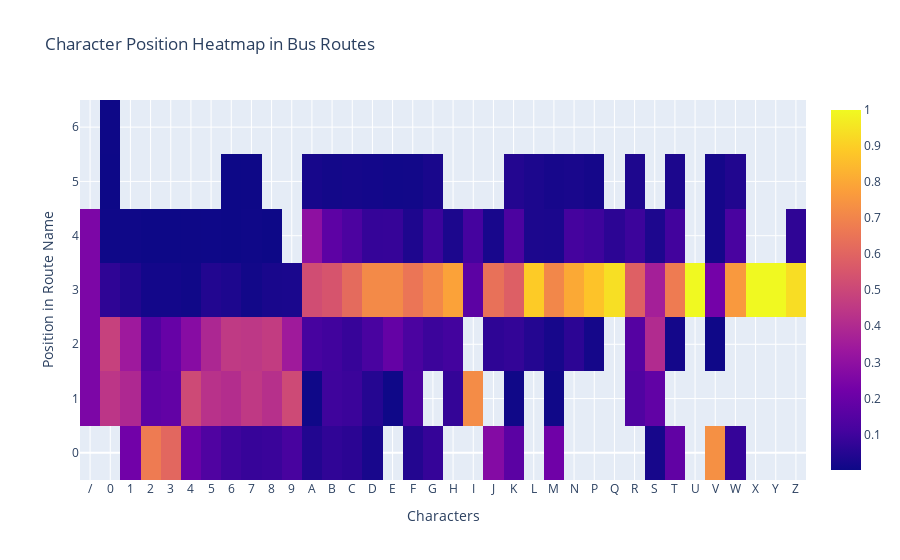

Source (notebook cell):
### Code cell
fig = go.Figure()
fig.add_trace(go.Heatmap(z=character_position_prob_per_char, x=unique_characters))
fig.update_layout(
    title="Character Position Heatmap in Bus Routes",
    xaxis_title="Characters",
    yaxis_title="Position in Route Name",
)
fig.show()

### Figure 1 — Plotly figure (JSON) as saved in the notebook; plotly's stock layout.template omitted (floating-point values rounded to 4 significant figures; data arrays with more than 128 entries replaced by an {"elided": "..."} marker saying what was removed)
{"data": [{"type": "heatmap", "x": ["/", "0", "1", "2", "3", "4", "5", "6", "7", "8", "9", "A", "B", "C", "D", "E", "F", "G", "H", "I", "J", "K", "L", "M", "N", "P", "Q", "R", "S", "T", "U", "V", "W", "X", "Y", "Z"], "z": {"elided": "7x36 float values"}}], "layout": {"title": {"text": "Character Position Heatmap in Bus Routes"}, "xaxis": {"title": {"text": "Characters"}}, "yaxis": {"title": {"text": "Position in Route Name"}}}}
